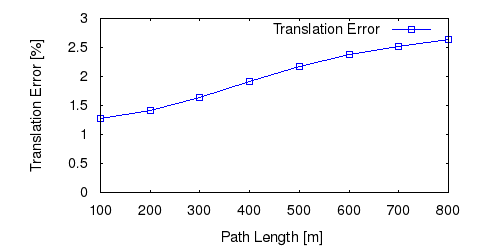

The script that saved this image:
set term postscript eps enhanced color
set output "09_tl.eps"
set size ratio 0.5
set yrange [0:*]
set xlabel "Path Length [m]"
set ylabel "Translation Error [%]"
plot "09_tl.txt" using 1:($2*100) title 'Translation Error' lc rgb "#0000FF" pt 4 w linespoints
